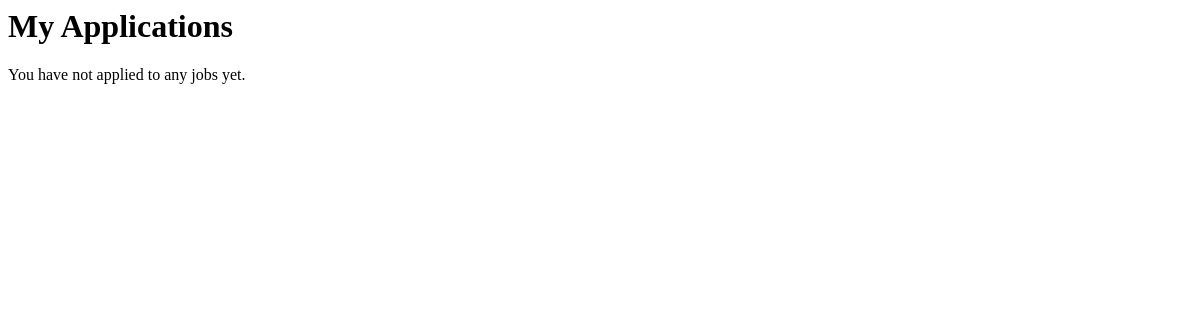
Before: /my_applications/ (signed in) with the older database file.
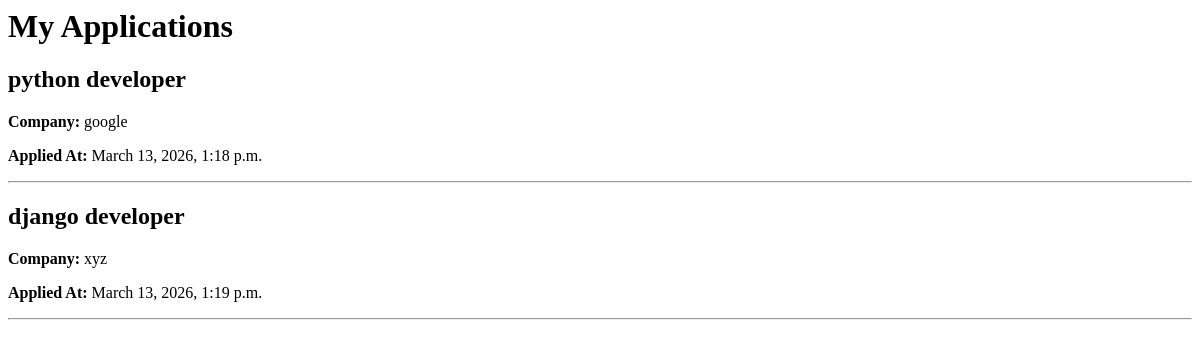
After: the same page with the newer database file.
### jobs/models.py (models this page shows, shortened)
class Application(models.Model):
    user = models.ForeignKey(User, on_delete=models.CASCADE)
    job = models.ForeignKey(Job, on_delete=models.CASCADE)
    cover_letter = models.TextField()
    applied_at = models.DateTimeField(auto_now_add=True)

class Job(models.Model):
  title=models.CharField(max_length=200)
  company=models.CharField(max_length=200)
  location=models.CharField(max_length=200)
  description=models.TextField()
  posted_by=models.ForeignKey(User,on_delete=models.CASCADE)
  created_at=models.DateTimeField(auto_now_add=True)

### jobs/views.py (the view)
# urls.py: path('my_applications/',views.my_applications,name='my_applications'),
@login_required
def my_applications(request):
    applications=Application.objects.filter(user=request.user)
    return render(request, "jobs/my_applications.html", {"applications": applications})

### jobs/templates/jobs/my_applications.html
<h1>My Applications</h1>
{% for application in applications %}
<div>
    <h2>{{ application.job.title }}</h2>
    <p><strong>Company:</strong> {{ application.job.company }}</p>
    <p><strong>Applied At:</strong> {{ application.applied_at }}</p>
</div>
<hr>
{% empty %}
<p>You have not applied to any jobs yet.</p>
{% endfor %}

Changed rows visible on the page:
added Application: job "python developer", job.company "google", applied_at "March 13, 2026, 1:18 p.m."
added Application: job "django developer", job.company "xyz", applied_at "March 13, 2026, 1:19 p.m."
Other visible differences:
text no longer shown: "You have not applied to any jobs yet."
